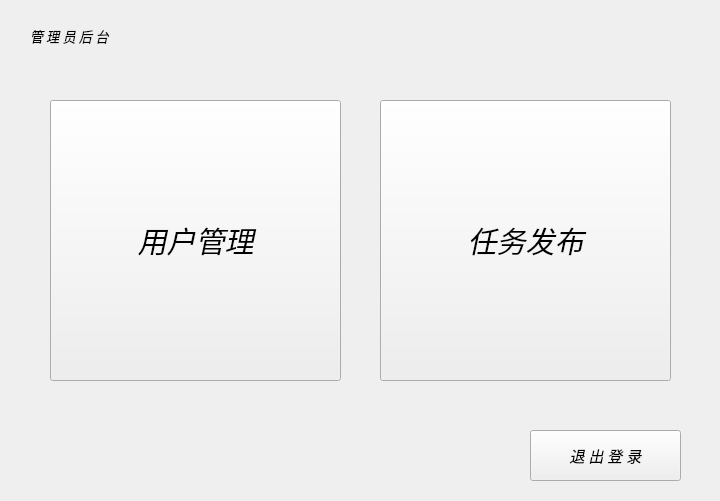
<?xml version="1.0" encoding="UTF-8"?>
<ui version="4.0">
 <class>manager</class>
 <widget class="QWidget" name="manager">
  <property name="geometry">
   <rect>
    <x>0</x>
    <y>0</y>
    <width>720</width>
    <height>501</height>
   </rect>
  </property>
  <property name="windowTitle">
   <string>Form</string>
  </property>
  <widget class="QLabel" name="label_touxiang">
   <property name="geometry">
    <rect>
     <x>30</x>
     <y>10</y>
     <width>121</width>
     <height>51</height>
    </rect>
   </property>
   <property name="font">
    <font>
     <family>得意黑</family>
     <pointsize>10</pointsize>
     <italic>true</italic>
    </font>
   </property>
   <property name="text">
    <string>管 理 员 后 台</string>
   </property>
  </widget>
  <widget class="QPushButton" name="pushButton_tuichu">
   <property name="geometry">
    <rect>
     <x>530</x>
     <y>430</y>
     <width>151</width>
     <height>51</height>
    </rect>
   </property>
   <property name="font">
    <font>
     <family>得意黑</family>
     <pointsize>11</pointsize>
     <italic>true</italic>
    </font>
   </property>
   <property name="text">
    <string>退 出 登 录</string>
   </property>
  </widget>
  <widget class="QPushButton" name="pushButton_renwufabu">
   <property name="geometry">
    <rect>
     <x>380</x>
     <y>100</y>
     <width>291</width>
     <height>281</height>
    </rect>
   </property>
   <property name="font">
    <font>
     <family>得意黑</family>
     <pointsize>22</pointsize>
     <italic>true</italic>
    </font>
   </property>
   <property name="text">
    <string>任务发布</string>
   </property>
  </widget>
  <widget class="QPushButton" name="pushButton_guanli">
   <property name="geometry">
    <rect>
     <x>50</x>
     <y>100</y>
     <width>291</width>
     <height>281</height>
    </rect>
   </property>
   <property name="font">
    <font>
     <family>得意黑</family>
     <pointsize>22</pointsize>
     <italic>true</italic>
    </font>
   </property>
   <property name="text">
    <string>用户管理</string>
   </property>
  </widget>
 </widget>
 <resources/>
 <connections/>
</ui>
